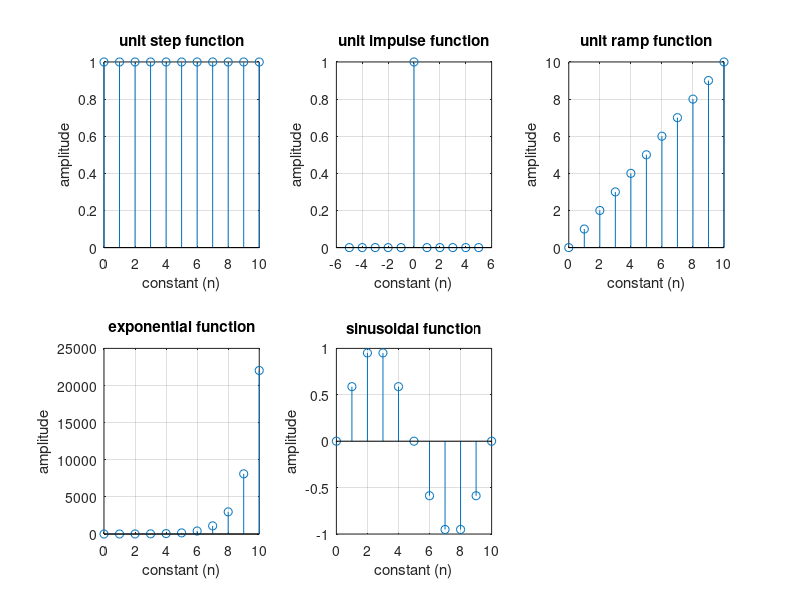

The MATLAB script that drew this image:
n = 0:10;
L = length(n);
for i = 1:L % to generate step function
    if n(i)<0
        x1(i) = 0;
    else
        x1(i) = 1;
    end;                  
    
end;
subplot(2,3,1)
stem(n,x1)
grid on;
xlabel('constant (n)');
ylabel('amplitude');
title('unit step function');
n = -5:5;
for i = 1:L % to generate impulse function
    if n(i) ==0
        x2(i) = 1;
    else 
        x2(i) = 0.00;
    end;
end;
subplot(2,3,2)
stem(n,x2)
grid on;
xlabel('constant (n)');
ylabel('amplitude');
title('unit impulse function');
n = 0:10;
for i = 1:L % to generate ramp function
    if n(i)<0
        x3(i) = 0;
    else
        x3(i) = n(i);
    end;
end;
subplot(2,3,3)
stem(n,x3)
grid on;
xlabel('constant (n)');
ylabel('amplitude');
title('unit ramp function');
% to generate exponential function
x4 = exp(n);
subplot(2,3,4)
stem(n,x4)
grid on;
xlabel('constant (n)');
ylabel('amplitude');
title('exponential function');

% to generate sin function
f= 0.1;
x5 = sin(2*pi*f*n)
subplot(2,3,5)
stem(n,x5)
grid on;
xlabel('constant (n)');
ylabel('amplitude');
title('sinusoidal function');


